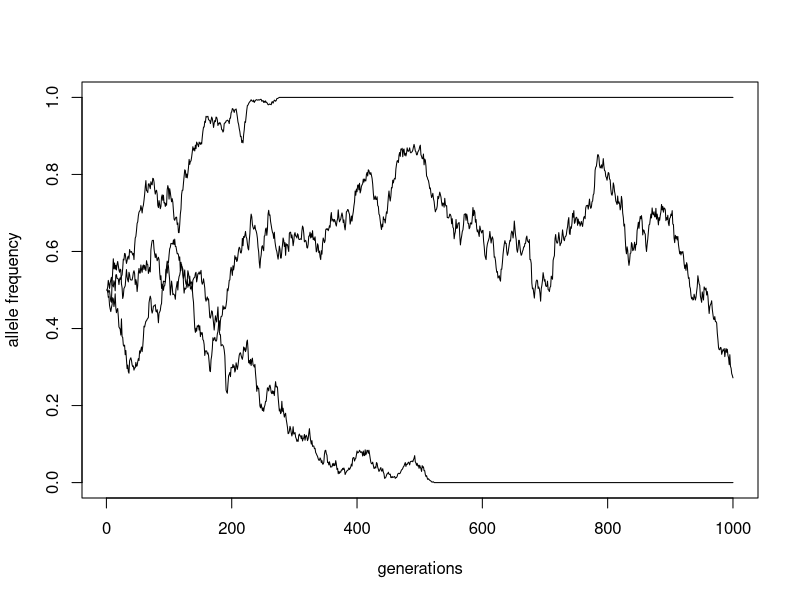
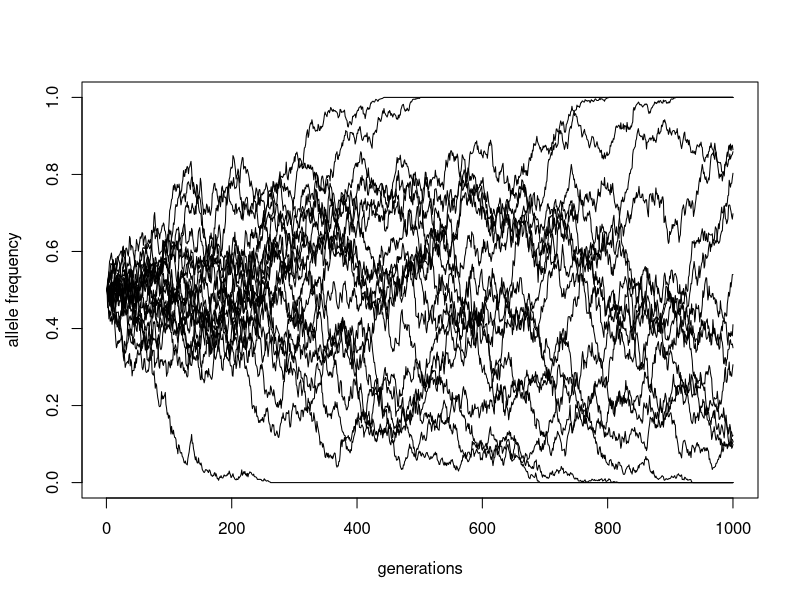

These figures' R source, in order:
## ---- chunk 1
simulate_trajectory <- function(p_init, Ne, generations) {
  trajectory <- c(p_init)

  # for each generation...
  for (gen in seq_len(generations - 1)) {
    # ... based on the allele frequency in the current generation...
    p_current <- trajectory[gen]
    # ... compute the frequency in the next generation...
    n_next <- rbinom(Ne, 1, p_current)
    p_next <- sum(n_next) / Ne
    # ... and save it in the trajectory vector
    trajectory[gen + 1] <- p_next
  }
  
  return(trajectory)
}

traj1 <- simulate_trajectory(p_init = 0.5, Ne = 1000, generations = 1000)
traj2 <- simulate_trajectory(p_init = 0.5, Ne = 1000, generations = 1000)
traj3 <- simulate_trajectory(p_init = 0.5, Ne = 1000, generations = 1000)

plot(traj1, type = "l", xlim = c(1, 1000), ylim = c(0, 1), xlab = "generations", ylab = "allele frequency")
lines(traj2)
lines(traj3)
## ---- chunk 2
#| echo: false
library(tibble)

df <- tibble(
  p_init = 0.5,
  Ne = 1000,
  time = 1:1000,
  frequency = simulate_trajectory(p_init = 0.5, generations = 1000, Ne = 1000)
)

knitr::kable(head(df, 5), format = "html")
## ---- chunk 3
simulate_trajectory <- function(p_init, Ne, generations) {
  trajectory <- c(p_init)

  # for each generation...
  for (gen in seq_len(generations - 1)) {
    # ... based on the allele frequency in the current generation...
    p_current <- trajectory[gen]
    # ... compute the frequency in the next generation...
    n_next <- rbinom(Ne, 1, p_current)
    p_next <- sum(n_next) / Ne
    # ... and save it in the trajectory vector
    trajectory[gen + 1] <- p_next
  }
  
  df <- tibble(
    p_init = p_init,
    Ne = Ne,
    time = generations,
    frequency = trajectory
  )
  
  df
}

simulate_trajectory(p_init = 0.5, Ne = 1000, generations = 1000)
## ---- chunk 4
# run 20 replicates of the simulation
replicates <- 20

simulations <- lapply(
  1:replicates,
  function(i) simulate_trajectory(p_init = 0.5, generations = 1000, Ne = 1000)
)

# create an empty plot (we have to specify the boundaries and other parameters!)
plot(NULL, type = "l", xlim = c(1, 1000), ylim = c(0, 1), xlab = "generations", ylab = "allele frequency")

# then overlay all trajectories in a loop
for (df in simulations) {
  lines(df$frequency)
}
